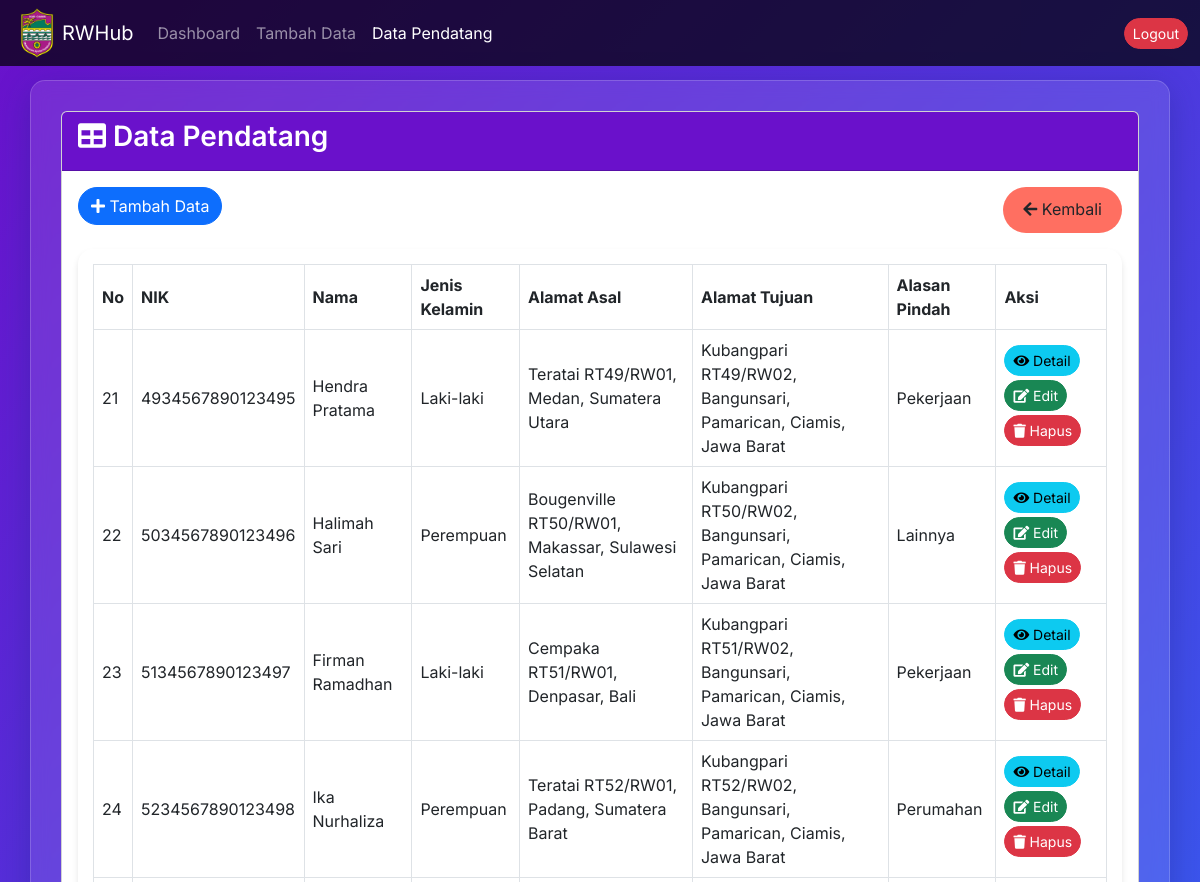
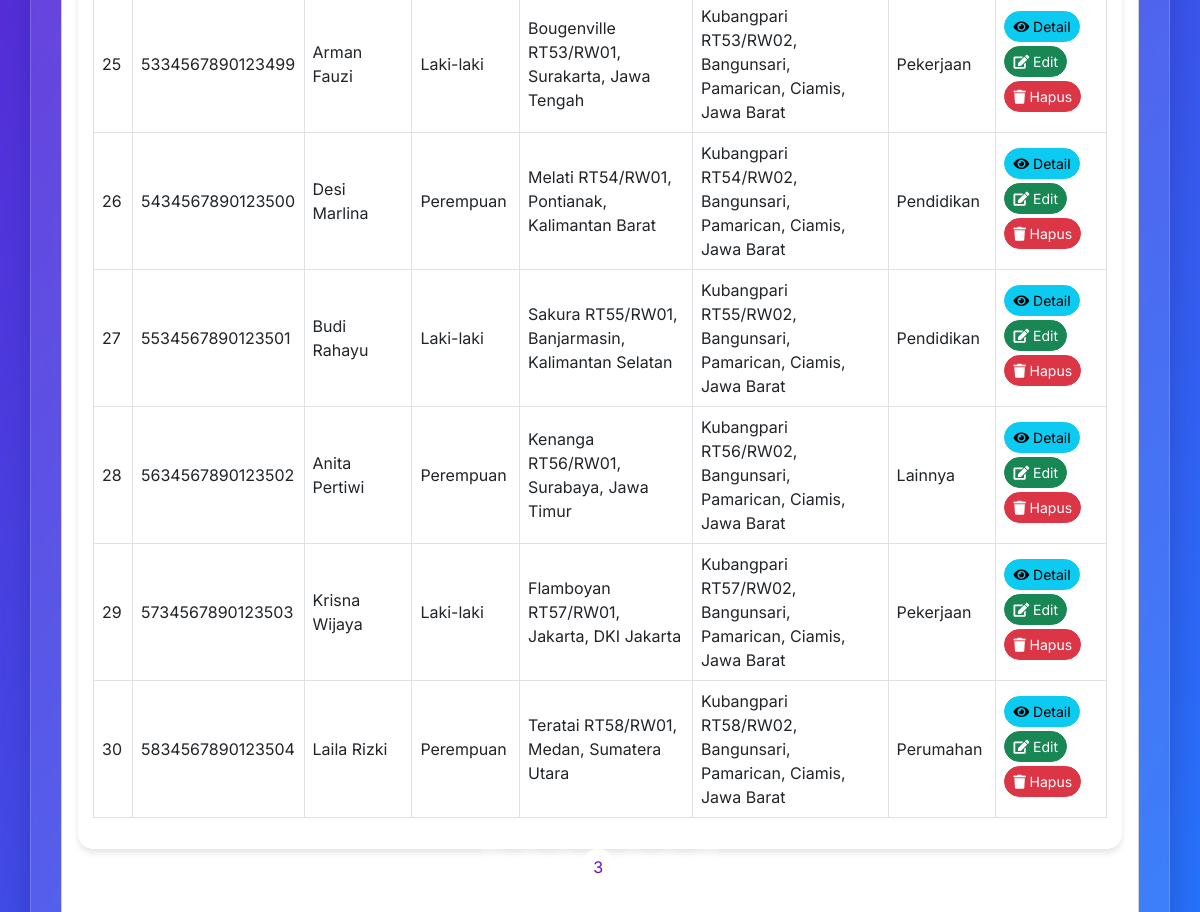
Page /lihat_pendatang.php?page=3 (signed in) on the committed database (2 pictures, top to bottom).
### tables this page shows
CREATE TABLE `warga_pendatang` (
  `nik` varchar(16) NOT NULL,
  `no_kk` varchar(16) DEFAULT NULL,
  `nama` varchar(25) DEFAULT NULL,
  `tempat_lahir` text DEFAULT NULL,
  `tanggal_lahir` date DEFAULT NULL,
  `jenis_kelamin` enum('Perempuan','Laki-laki') DEFAULT NULL,
  `agama` varchar(15) NOT NULL,
  `pekerjaan` enum('Tidak Bekerja','Pelajar','Mahasiswa','Wiraswasta','Wirausaha','PNS','Guru','Buruh','Lainnya') DEFAULT NULL,
  `pendidikan` enum('Tidak/Belum Sekolah','Belum Tamat SD/Sederajat','Tamat SD/Sederajat','SLTP/Sederajat','SLTA/Sederajat','Diploma I/II','Akademi/Diploma III/S.Muda','Diploma IV/Strata I','Strata II','Strata III') DEFAULT NULL,
  `alamat_asal` text DEFAULT NULL,
  `alamat_tujuan` text DEFAULT NULL,
  `alasan_pindah` enum('Pekerjaan','Pendidikan','Keamanan','Kesehatan','Perumahan','Keluarga','Lainnya') DEFAULT NULL,
  `tanggal_pindah` date DEFAULT NULL
);

### lihat_pendatang.php (the view, shortened to what this page needs)
<?php
include 'db_connect.php';
$limit = 10;
$page = isset($_GET['page']) ? intval($_GET['page']) : 1;
$offset = ($page - 1) * $limit;
$totalQuery = "SELECT COUNT(*) AS total FROM warga_pendatang";
$totalResult = $conn->query($totalQuery);
$totalRow = $totalResult->fetch_assoc();
$totalData = $totalRow['total'];
$totalPages = ceil($totalData / $limit);
$query = "SELECT * FROM warga_pendatang LIMIT ? OFFSET ?";
$stmt = $conn->prepare($query);
$stmt->bind_param("ii", $limit, $offset);
$stmt->execute();
$result = $stmt->get_result();
?>
<!DOCTYPE html>
<html lang="id">
<head>
    <link href="https://cdn.jsdelivr.net/npm/bootstrap@5.3.0/dist/css/bootstrap.min.css" rel="stylesheet">
    <link href="https://cdnjs.cloudflare.com/ajax/libs/font-awesome/5.15.4/css/all.min.css" rel="stylesheet">
</head>
<body>
<nav class="navbar navbar-expand-lg navbar-dark fixed-top">
    <div class="container-fluid">
        <img src="images\logo.png" width="50px">
        <a class="navbar-brand" href="#">RWHub</a>
        <div class="collapse navbar-collapse justify-content-end" id="navbarNav">
            <ul class="navbar-nav me-auto mb-2 mb-lg-0">
                <li class="nav-item">
                    <a class="nav-link" href="dashboard.php">Dashboard</a>
                </li>
                <li class="nav-item">
                    <a class="nav-link" href="tambah_pendatang.php">Tambah Data</a>
                </li>
                <li class="nav-item">
                    <a class="nav-link active" href="lihat_pendatang.php">Data Pendatang</a>
                </li>
            </ul>
            <a href="logout.php" class="btn btn-danger btn-sm">Logout</a>
        </div>
    </div>
</nav>
<div class="container container-main">
    <div class="card">
        <div class="card-header">
            <h3 class="card-title">
                <i class="fa fa-table"></i> Data Pendatang
            </h3>
        </div>
        <div class="card-body">
            <div class="mb-3 d-flex justify-content-between flex-wrap">
                <a href="tambah_pendatang.php" class="btn btn-primary mb-2">
                    <i class="fa fa-plus"></i> Tambah Data
                </a>
                <a href="dashboard.php" class="btn btn-back">
                    <i class="fa fa-arrow-left"></i> Kembali
                </a>
            </div>
            <div class="table-responsive">
                <table class="table table-bordered table-hover align-middle">
                    <thead>
                        <tr>
                            <th>No</th>
                            <th>NIK</th>
                            <th>Nama</th>
                            <th>Jenis Kelamin</th>
                            <th>Alamat Asal</th>
                            <th>Alamat Tujuan</th>
                            <th>Alasan Pindah</th>
                            <th>Aksi</th>
                        </tr>
                    </thead>
                    <tbody>
                        <?php if ($result->num_rows > 0): ?>
                            <?php $no = $offset + 1; ?>
                            <?php while ($row = $result->fetch_assoc()): ?>
                                <tr>
                                    <td><?php echo $no++; ?></td>
                                    <td><?php echo htmlspecialchars($row['nik']); ?></td>
                                    <td><?php echo htmlspecialchars($row['nama']); ?></td>
                                    <td><?php echo htmlspecialchars($row['jenis_kelamin']); ?></td>
                                    <td><?php echo htmlspecialchars($row['alamat_asal']); ?></td>
                                    <td><?php echo htmlspecialchars($row['alamat_tujuan']); ?></td>
                                    <td><?php echo htmlspecialchars($row['alasan_pindah']); ?></td>
                                    <td>
                                        <a href="detail_pendatang.php?nik=<?php echo urlencode($row['nik']); ?>" class="btn btn-info btn-sm me-1 mb-1">
                                            <i class="fa fa-eye"></i> Detail
                                        </a>
                                        <a href="edit_pendatang.php?nik=<?php echo urlencode($row['nik']); ?>" class="btn btn-success btn-sm me-1 mb-1">
                                            <i class="fa fa-edit"></i> Edit
                                        </a>
                                        <a href="lihat_pendatang.php?hapus=<?php echo urlencode($row['nik']); ?>" onclick="return confirm('Apakah Anda yakin ingin menghapus data ini?')" class="btn btn-danger btn-sm mb-1">
                                            <i class="fa fa-trash"></i> Hapus
                                        </a>
                                    </td>
                                </tr>
                            <?php endwhile; ?>
                        <?php else: ?>
                            <tr>
                                <td colspan="8" class="text-center">Tidak ada data pendatang.</td>
                            </tr>
                        <?php endif; ?>
                    </tbody>
                </table>
            </div>
            <?php if ($totalPages > 1): ?>
                <nav>
                    <ul class="pagination justify-content-center">
                        <?php if ($page > 1): ?>
                            <li class="page-item">
                                <a class="page-link" href="?page=<?php echo $page - 1; ?>" aria-label="Previous">
                                    <span aria-hidden="true">&laquo;</span>
                                </a>
                            </li>
                        <?php endif; ?>
                        <?php for ($i = 1; $i <= $totalPages; $i++): ?>
                            <li class="page-item <?php echo ($i === $page) ? 'active' : ''; ?>">
                                <a class="page-link" href="?page=<?php echo $i; ?>"><?php echo $i; ?></a>
                            </li>
                        <?php endfor; ?>
                        <?php if ($page < $totalPages): ?>
                            <li class="page-item">
                                <a class="page-link" href="?page=<?php echo $page + 1; ?>" aria-label="Next">
                                    <span aria-hidden="true">&raquo;</span>
                                </a>
                            </li>
                        <?php endif; ?>
                    </ul>
                </nav>
            <?php endif; ?>
        </div>
    </div>
</div>
</body>
</html>

### lihat_pendatang.php (style rules this page uses)
body { font-family: 'Inter', sans-serif; background: linear-gradient(135deg, #6a11cb 0%, #2575fc 100%); min-height: 100vh; color: #ffffff; }
.navbar { background: rgba(0, 0, 0, 0.7) !important; }
.container-main { background: rgba(255, 255, 255, 0.1); padding: 30px; border-radius: 15px; box-shadow: 0 8px 32px 0 rgba(31, 38, 135, 0.37); backdrop-filter: blur(8.5px); -webkit-backdrop-filter: blur(8.5px); border: 1px solid rgba(255, 255, 255, 0.18); margin-top: 80px; margin-bottom: 40px; }
.card-header { background: #6a11cb !important; border-radius: 15px 15px 0 0; }
.card-title { font-weight: 600; color: #ffffff; }
.btn-primary, .btn-success, .btn-info, .btn-danger, .btn-secondary { border-radius: 50px; transition: all 0.3s ease; }
.table-responsive { background: rgba(255, 255, 255, 0.1); padding: 15px; border-radius: 15px; box-shadow: 0 4px 6px rgba(0,0,0,0.1); }
table { color: #ffffff; }
th, td { vertical-align: middle !important; }
thead th { background-color: rgba(255, 255, 255, 0.2); border-bottom: 2px solid #ffffff; }
tbody tr:nth-child(odd) { background-color: rgba(255, 255, 255, 0.05); }
.pagination .page-link { background-color: rgba(255, 255, 255, 0.2); color: #ffffff; border: none; border-radius: 50px; margin: 0 2px; }
.pagination .page-item.active .page-link { background-color: #ffffff; color: #6a11cb; }
.btn-back { background-color: #ff6f61; border: none; border-radius: 50px; padding: 10px 20px; transition: all 0.3s ease; }

### rows in the picture
warga_pendatang: nik "4934567890123495", nama "Hendra Pratama", jenis_kelamin "Laki-laki", alamat_asal "Teratai RT49/RW01, Medan, Sumatera Utara", alamat_tujuan "Kubangpari RT49/RW02, Bangunsari, Pamarican, Ciamis, Jawa Barat", alasan_pindah "Pekerjaan"
warga_pendatang: nik "5034567890123496", nama "Halimah Sari", jenis_kelamin "Perempuan", alamat_asal "Bougenville RT50/RW01, Makassar, Sulawesi Selatan", alamat_tujuan "Kubangpari RT50/RW02, Bangunsari, Pamarican, Ciamis, Jawa Barat", alasan_pindah "Lainnya"
warga_pendatang: nik "5134567890123497", nama "Firman Ramadhan", jenis_kelamin "Laki-laki", alamat_asal "Cempaka RT51/RW01, Denpasar, Bali", alamat_tujuan "Kubangpari RT51/RW02, Bangunsari, Pamarican, Ciamis, Jawa Barat", alasan_pindah "Pekerjaan"
warga_pendatang: nik "5234567890123498", nama "Ika Nurhaliza", jenis_kelamin "Perempuan", alamat_asal "Teratai RT52/RW01, Padang, Sumatera Barat", alamat_tujuan "Kubangpari RT52/RW02, Bangunsari, Pamarican, Ciamis, Jawa Barat", alasan_pindah "Perumahan"
warga_pendatang: nik "5334567890123499", nama "Arman Fauzi", jenis_kelamin "Laki-laki", alamat_asal "Bougenville RT53/RW01, Surakarta, Jawa Tengah", alamat_tujuan "Kubangpari RT53/RW02, Bangunsari, Pamarican, Ciamis, Jawa Barat", alasan_pindah "Pekerjaan"
warga_pendatang: nik "5434567890123500", nama "Desi Marlina", jenis_kelamin "Perempuan", alamat_asal "Melati RT54/RW01, Pontianak, Kalimantan Barat", alamat_tujuan "Kubangpari RT54/RW02, Bangunsari, Pamarican, Ciamis, Jawa Barat", alasan_pindah "Pendidikan"
warga_pendatang: nik "5534567890123501", nama "Budi Rahayu", jenis_kelamin "Laki-laki", alamat_asal "Sakura RT55/RW01, Banjarmasin, Kalimantan Selatan", alamat_tujuan "Kubangpari RT55/RW02, Bangunsari, Pamarican, Ciamis, Jawa Barat", alasan_pindah "Pendidikan"
warga_pendatang: nik "5634567890123502", nama "Anita Pertiwi", jenis_kelamin "Perempuan", alamat_asal "Kenanga RT56/RW01, Surabaya, Jawa Timur", alamat_tujuan "Kubangpari RT56/RW02, Bangunsari, Pamarican, Ciamis, Jawa Barat", alasan_pindah "Lainnya"
warga_pendatang: nik "5734567890123503", nama "Krisna Wijaya", jenis_kelamin "Laki-laki", alamat_asal "Flamboyan RT57/RW01, Jakarta, DKI Jakarta", alamat_tujuan "Kubangpari RT57/RW02, Bangunsari, Pamarican, Ciamis, Jawa Barat", alasan_pindah "Pekerjaan"
warga_pendatang: nik "5834567890123504", nama "Laila Rizki", jenis_kelamin "Perempuan", alamat_asal "Teratai RT58/RW01, Medan, Sumatera Utara", alamat_tujuan "Kubangpari RT58/RW02, Bangunsari, Pamarican, Ciamis, Jawa Barat", alasan_pindah "Perumahan"
